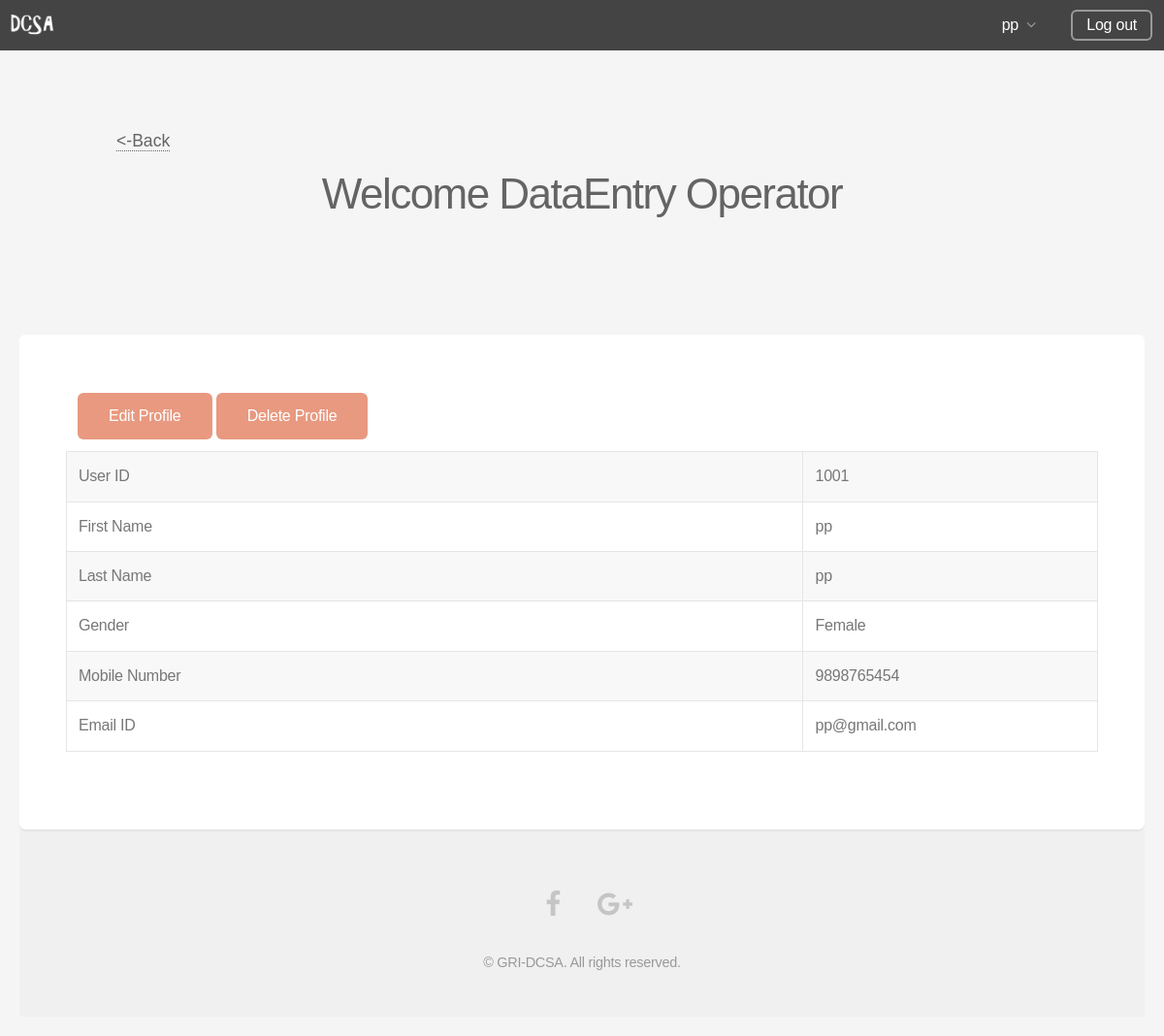
/dataentry1/operator_profile.php (signed in), run on the app's committed database.
### tables this page shows
CREATE TABLE `operator_dcsap` (
  `userid` varchar(100) NOT NULL,
  `fname` varchar(100) NOT NULL,
  `lname` varchar(100) NOT NULL,
  `gender` varchar(100) NOT NULL,
  `mobile` bigint(10) NOT NULL,
  `email` varchar(100) NOT NULL,
  `password` varchar(100) NOT NULL,
  `IsActive` int(3) NOT NULL
);

### dataentry1/operator_profile.php (the view, shortened to what this page needs)
<!DOCTYPE HTML>
<html>
	<head>
		<link rel="stylesheet" href="../assets/css/main.css" />
                <link rel="stylesheet" type="text/css" href="../stylesheets/jquery.validate.css" />
                <link rel="stylesheet" type="text/css" href="../stylesheets/style.css" />
               <?php
                    if($_SESSION['userid'])
                   {
                         $userid=$_SESSION['userid'];
                    }
                    else
                    {
                        header("location:index.html");
                    }
            $query= mysql_query("select * from operator_dcsap where userid='$userid'");
            $exist=  mysql_num_rows($query);
            $table_fname="";
            $table_lname="";
            $table_mobile="";
            $table_email="";
            $table_gender="";
            if($exist>0)
            {
                if($row= mysql_fetch_assoc($query))
                {
                    $table_userid=$row['userid'];
                        $table_fname=$row['fname'];
                        $table_lname=$row['lname'];
                        $table_mobile=$row['mobile'];
                        $table_email=$row['email'];
                        $table_gender=$row['gender'];
                    }
                }
                else
                {
                    print '<script>alert(" user id not found");</script>';
                }
                ?>
	</head>
	<body>
		<div id="page-wrapper">
				<header id="header">
					<a href="../admin/logout.php"><img src="../images/dcsa-logo.png" height="50" /></a>
					<nav id="nav">
						<ul>
							<li>
								<a href="#" class="icon fa-angle-down"><?php print "$table_fname"; ?></a>
							</li>
                                                        <li><a href="../admin/logout.php" class="button">Log out</a></li>
						</ul>
					</nav>
				</header>
				<section id="main" class="container">
				<nav id="nav">
			<h4><a  href="de.php"> <-Back </a></h4>
			</nav>
					<header>
						<h2>Welcome DataEntry Operator </h2>
					</header>
				</section>
                         <div class="row uniform 50%">
                                        <div class="12u 12u(mobilep)">
				<section class="box">
                                    <div class="table-wrapper">
                                            <table class="alt">
                                                    <thead>
                                                        <tr><td>
                                                    <a href="operator_edit_profile.php" class="button special">Edit Profile</a>
<a href="operator_delete_profile.php"   class="button special">Delete Profile</a>
                                                            </td> </tr>
                                                    </thead>
                                                    <tbody>
                                                            <tr>
                                                                    <td>User ID</td>
                                                                    <td><?php print "$table_userid"; ?></td>
                                                            </tr>
                                                            <tr>
                                                                    <td>First Name</td>
                                                                    <td><?php print "$table_fname"; ?></td>
                                                            </tr>
                                                            <tr>
                                                                    <td>Last Name</td>
                                                                    <td><?php print "$table_lname"; ?></td>
                                                            </tr>
                                                            <tr>
                                                                    <td>Gender</td>
                                                                    <td><?php print "$table_gender"; ?></td>
                                                            </tr>
                                                            <tr>
                                                                    <td>Mobile Number</td>
                                                                    <td><?php print "$table_mobile"; ?></td>
                                                            </tr>
                                                            <tr>
                                                                    <td>Email ID</td>
                                                                    <td><?php print "$table_email"; ?></td>
                                                            </tr>
                                                    </tbody>
                                            </table>
					</div>
				</section>
			</div>
		</div>
				<footer id="footer">
					<ul class="icons">
						<li><a href="#" class="icon fa-facebook"><span class="label">Facebook</span></a></li>
						<li><a href="#" class="icon fa-google-plus"><span class="label">Google+</span></a></li>
					</ul>
					<ul class="copyright">
						<li>&copy; GRI-DCSA. All rights reserved.</li>
					</ul>
				</footer>
		</div>
	</body>
</html>

### stylesheets/style.css (style rules this page uses)
body { font-family: Arial, Helvetica, sans-serif; font-size: 16px; padding: 20px; }

### data on the page
operator_dcsap: fname "pp", userid "1001", lname "pp", gender "Female", mobile "9898765454", email "pp@gmail.com"
